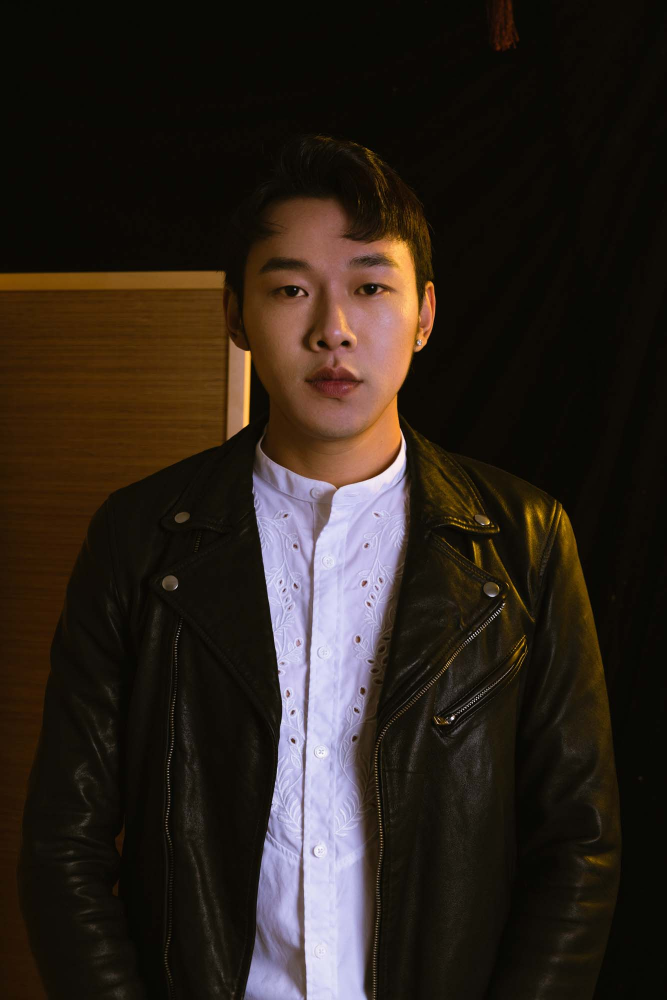
#> input picture man.jpg, 1333 x 2000 px (shown at 1/2 size)
$ python utils.py
#> lines starting #> are read from the running program, lines starting #| are printed output that depends on the picture
"""
script: utils
Author:Ephemeroptera
date:2019-8-1
mail:605686962@qq.com

"""
import cv2
import matplotlib.pyplot as plt
import numpy as np
import random
import pickle
import os
#--------------------------------------------------- format ------------------------------------------------------------
def UINT8(float):
    return np.uint8(float*255)

#--------------------------------------------------- PLT ------------------------------------------------------------
def PLT_PLOT(x):
    plt.plot(x)
    plt.show()
#------------------------------------------------------ CV -------------------------------------------------------------
# 关闭全部窗口
def CV2_ALL_CLOSE():
    cv2.destroyAllWindows()

# 显示单张
def CV2_IMSHOW_HWC(img, title='img',delay=0):
    cv2.namedWindow(title, flags=cv2.WINDOW_NORMAL)
    cv2.imshow(title, img)
    cv2.waitKey(delay)

# 显示多张
# define batch showing using CV2
def CV2_IMSHOW_NHWC(NHWC, scale, rows, cols, title='img', delay = 0):
    NHWC = np.array(NHWC)
    assert len(NHWC.shape) == 4 # [N,H,W,C]
    N = NHWC.shape[0]
    assert N <= rows*cols
    H = NHWC.shape[1]
    W = NHWC.shape[2]
    C = NHWC.shape[3]
    # get resized img shape
    S = cv2.resize(NHWC[0], (0, 0), fx=scale, fy=scale).shape
    # build img sets
    IMG = np.zeros(shape=[rows*S[0],cols*S[1],C], dtype=NHWC.dtype)
    # assign
    idx = 0
    for r in range(rows):
        for c in range(cols):
            if idx == N:
                break
            IMG[r*S[0]:(r+1)*S[0],c*S[1]:(c+1)*S[1],:] = cv2.resize(NHWC[idx], (0, 0), fx=scale, fy=scale)
            idx += 1
    # show
    CV2_IMSHOW_HWC(IMG,title,delay)

# 随机显示N张
# [8 lines left out: function CV2_IMSHOW_NHWC_RAMDOM, not called in this run]

# 人脸检测
face_cascade = cv2.CascadeClassifier(r'F:\ww\CELEBA_PGGAN\haarcascade_frontalface_default.xml')
# [11 lines left out: function CV2_CROP_FACE, not called in this run]


#------------------------------------------------------ hwc ------------------------------------------------------------

# 单个图片上采样
def upsampling_hwc(hwc):
    return cv2.resize(hwc, None, fx=2, fy=2, interpolation=cv2.INTER_NEAREST)

# 单个图片任意上采样
def upsize_hwc(hwc,res):
    return cv2.resize(hwc,res,interpolation=cv2.INTER_LINEAR)

# 拉普拉斯上采样
def pyrup_hwc(hwc):
    return cv2.pyrUp(hwc)

# 单个图片下采样
def downsampling_hwc(hwc):
    return cv2.resize(hwc, None, fx=0.5, fy=0.5, interpolation=cv2.INTER_AREA)

# 单个图片任意下采样
def downsize_hwc(hwc,res):
    return cv2.resize(hwc,res,interpolation=cv2.INTER_AREA)

# 拉普拉斯下采样
def pyrdown_hwc(hwc):
    return cv2.pyrDown(hwc)

# 低通滤波
def lpf_hwc(hwc):
    return pyrup_hwc(pyrdown_hwc(hwc))

# 高通滤波
def hpf_hwc(hwc):
    return np.clip(hwc -lpf_hwc(hwc),-1.0,1.0 )
    # return hwc - lpf_hwc(hwc)

# 拉普拉斯金字塔(N层)
# [23 lines left out: functions lap_pyd_hwc, recover_from_lap_pyd_hwc, not called in this run]

#----------------------------------------------------- nhwc ------------------------------------------------------------

# 批图片上采样
def upsampling_nhwc(nhwc):
    us = []
    for hwc in nhwc:
       us.append(upsampling_hwc(hwc))
    return np.array(us)

# 批图片任意上采样
# [12 lines left out: functions upsize_nhwc, pyrup_nhwc, not called in this run]

# 批图片下采样
def downsampling_nhwc(nhwc):
    ds = []
    for hwc in nhwc:
       ds.append(downsampling_hwc(hwc))
    return np.array(ds)

# 批图片任意下采样
# [5 lines left out: function downsize_nhwc, not called in this run]

# 拉普拉斯下采样
def pyrdown_nhwc(nhwc):
    ds = []
    for hwc in nhwc:
       ds.append(pyrdown_hwc(hwc))
    return np.array(ds)

# 低通滤波
# [5 lines left out: function lpf_nhwc, not called in this run]

# 高通滤波
def hpf_nhwc(nhwc):
    nhwc2 = np.zeros(shape=nhwc.shape, dtype=nhwc.dtype)
    for idx in range(int(nhwc.shape[0])):
        nhwc2[idx] = hpf_hwc(nhwc[idx])
    return nhwc2

# 拉普拉斯金字塔(N层)
def lap_pyd_nhwc(nhwc,N):
    pyd = {}
    for i in range(N):
        res = int(nhwc.shape[1]) # 当前分辨率
        if i != N - 1:
            pyd[str(res)] = hpf_nhwc(nhwc)
            nhwc = pyrdown_nhwc(nhwc)
        else: # 最底层
            pyd[str(res)] = nhwc
        print('正在构建第%d层..' % (i + 1))
    return pyd


#----------------------------------------------------- others ----------------------------------------------------------
# 保存数据
# [18 lines left out: functions PICKLE_SAVING, PICKLE_LOADING, MKDIR, not called in this run]


"""
test
"""
if __name__ == '__main__':

    # 选择图片
    # img = UINT8(cv2.imread(r'./man.jpg')/255)
    img = cv2.imread(r'./man.jpg')/255
    img = cv2.resize(img,(256,512))
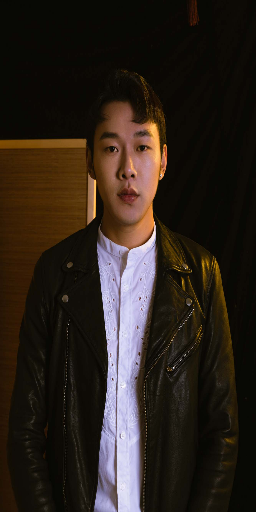
#> img: shape (512, 256, 3) float64; mean B, G, R 0.109, 0.138, 0.174
    CV2_IMSHOW_HWC(img)
    img = np.array([img])
    CV2_IMSHOW_NHWC(img,0.5,1,1,'img',0)
#> after the loop in CV2_IMSHOW_NHWC, `for r in range(rows):`:
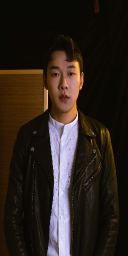
#> IMG: shape (256, 128, 3) float64; mean of channels 0, 1, 2 0.109, 0.138, 0.174; drawn as B, G, R
#> after the loop in CV2_IMSHOW_NHWC, `for r in range(rows):`: idx = 1

    # 缩小和放大
    ds = downsampling_nhwc(img)
#> the loop in downsampling_nhwc, `for hwc in nhwc:` made 1 pass
#> after the loop in downsampling_nhwc, `for hwc in nhwc:`: ds = 1 item
    us = upsampling_nhwc(img)
#> the loop in upsampling_nhwc, `for hwc in nhwc:` made 1 pass
    CV2_IMSHOW_NHWC(ds,2,1,1,'ds',0)
#> call 2 of CV2_IMSHOW_NHWC, with NHWC = array of shape (1, 256, 128, 3), scale = 2, rows = 1, cols = 1, title = 'ds', delay = 0
#> after the loop in CV2_IMSHOW_NHWC (call 2), `for r in range(rows):`:
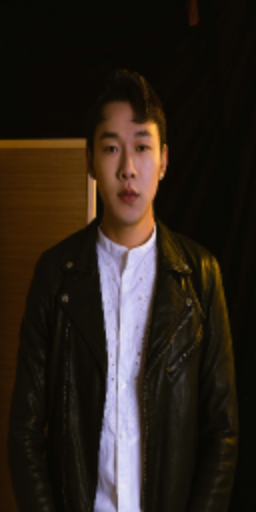
#> IMG: shape (512, 256, 3) float64; mean of channels 0, 1, 2 0.109, 0.138, 0.174; drawn as B, G, R
#> after the loop in CV2_IMSHOW_NHWC (call 2), `for r in range(rows):`: idx = 1
    CV2_IMSHOW_NHWC(us, 2, 1, 1, 'us', 0)

    # 拉式金字塔
    pyd = lap_pyd_nhwc(img,5)
#> after the loop in lap_pyd_nhwc, `for i in range(N):`: pyd = 5 items
#> pyd = 5 items
    for laps in pyd.values():
        CV2_IMSHOW_NHWC(laps,1,1,1,'laps',0)
#> this loop made 5 passes
#> (H in CV2_IMSHOW_NHWC, W in CV2_IMSHOW_NHWC, S in CV2_IMSHOW_NHWC) on passes 1 to 5: (512, 256, (512, 256, 3)), (256, 128, (256, 128, 3)), (128, 64, (128, 64, 3)), (64, 32, (64, 32, 3)), (32, 16, (32, 16, 3))
#> pass 1, in CV2_IMSHOW_HWC (call 5), `cv2.imshow(title, img)`:
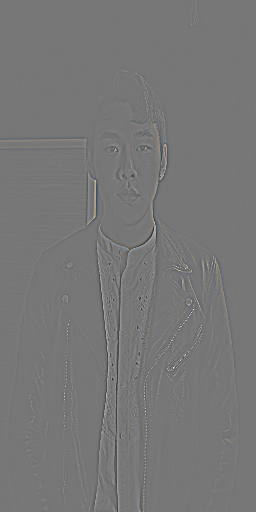
#> window 'laps': shape (512, 256, 3) float64; mean B, G, R -2.33e-06, -4.36e-06, -3.5e-06; drawn with min black and max white
#> pass 2, in CV2_IMSHOW_HWC (call 6), `cv2.imshow(title, img)`:
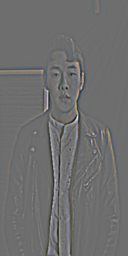
#> window 'laps': shape (256, 128, 3) float64; mean B, G, R 9.51e-07, -7.02e-06, -1.43e-05; drawn with min black and max white

    # 复原
    # rec = recover_from_lap_pyd_hwc(pyd)
    # CV2_IMSHOW_HWC(rec,'rec')
